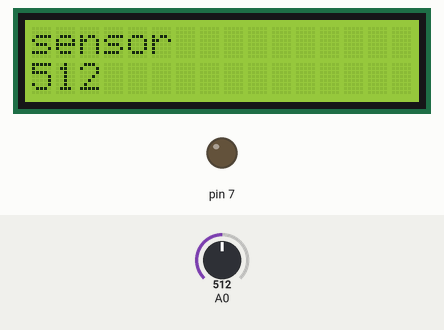
Simulated run of this sketch. Board: Arduino Uno, built with avr-gcc and run on an emulated ATmega328P. On the bench: 16×2 character LCD, output pins drawn as LEDs (lit = HIGH). The test bench sets the inputs (shaded band); at power-on: A0 = 512.

Above: at 1.2 s.
1.3 s: A0 set to 689
At 2.3 s:
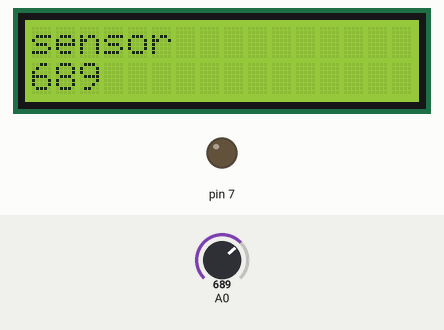
2.8 s: A0 set to 710
At 3.4 s:
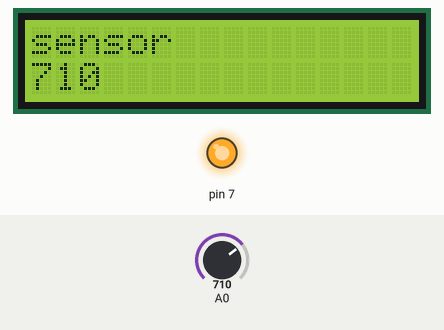
4.3 s: A0 set to 716
At 5.7 s:
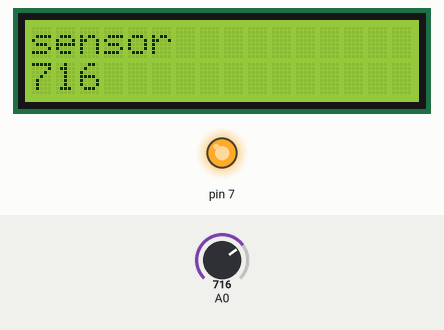
Timing chart, 0 to 7.3 s (numbered marks = the images above; inputs shaded):
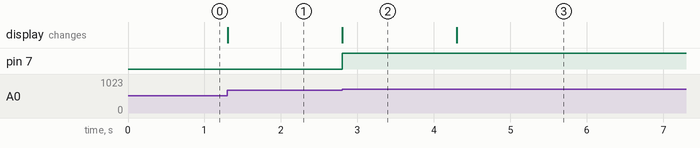

The sketch:

pgm16.sensor.ino
```cpp
#include<LiquidCrystal.h>
LiquidCrystal lcd(13,12,11,10,9,8);
void setup()
{
  pinMode(7,OUTPUT);
  pinMode(A0,INPUT);
  lcd.begin(16,2);
}

void loop()
{
  int a;
  a=analogRead(A0);
  lcd.setCursor(0,0);
  lcd.print("sensor");
  lcd.setCursor(0,1);
  lcd.print(a);
  if(a>700)
  {
    digitalWrite(7,1);
  }
  else
  {
    digitalWrite(7,0);
  }
}
```

Measured:
- the behaviour switches between 700 and 701 on A0 (found by bisection; images 1 and 2)
- after the input at 1.3 s, the display: changes at once (image 1)
- after the input at 2.8 s, pin 7: LOW → HIGH at once; the display: changes at once (image 2)
- after the input at 4.3 s, the display: changes at once (image 3)
